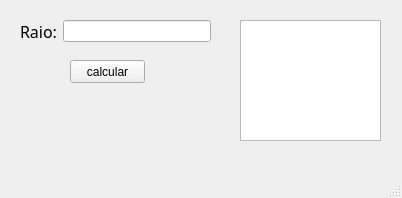
<?xml version="1.0" encoding="UTF-8"?>
<ui version="4.0">
 <class>MainWindow</class>
 <widget class="QMainWindow" name="MainWindow">
  <property name="geometry">
   <rect>
    <x>0</x>
    <y>0</y>
    <width>402</width>
    <height>198</height>
   </rect>
  </property>
  <property name="windowTitle">
   <string>MainWindow</string>
  </property>
  <widget class="QWidget" name="centralwidget">
   <widget class="QPushButton" name="pushButtonExe">
    <property name="geometry">
     <rect>
      <x>70</x>
      <y>60</y>
      <width>75</width>
      <height>23</height>
     </rect>
    </property>
    <property name="text">
     <string>calcular</string>
    </property>
   </widget>
   <widget class="QTextEdit" name="textEditResult">
    <property name="geometry">
     <rect>
      <x>240</x>
      <y>20</y>
      <width>141</width>
      <height>121</height>
     </rect>
    </property>
   </widget>
   <widget class="QWidget" name="">
    <property name="geometry">
     <rect>
      <x>20</x>
      <y>20</y>
      <width>191</width>
      <height>23</height>
     </rect>
    </property>
    <layout class="QHBoxLayout" name="horizontalLayout">
     <item>
      <widget class="QLabel" name="label">
       <property name="font">
        <font>
         <family>Lucida Calligraphy</family>
         <pointsize>12</pointsize>
        </font>
       </property>
       <property name="text">
        <string>Raio:</string>
       </property>
      </widget>
     </item>
     <item>
      <widget class="QLineEdit" name="lineEditRaio"/>
     </item>
    </layout>
   </widget>
  </widget>
  <widget class="QMenuBar" name="menubar">
   <property name="geometry">
    <rect>
     <x>0</x>
     <y>0</y>
     <width>402</width>
     <height>22</height>
    </rect>
   </property>
  </widget>
  <widget class="QStatusBar" name="statusbar"/>
 </widget>
 <resources/>
 <connections/>
</ui>
